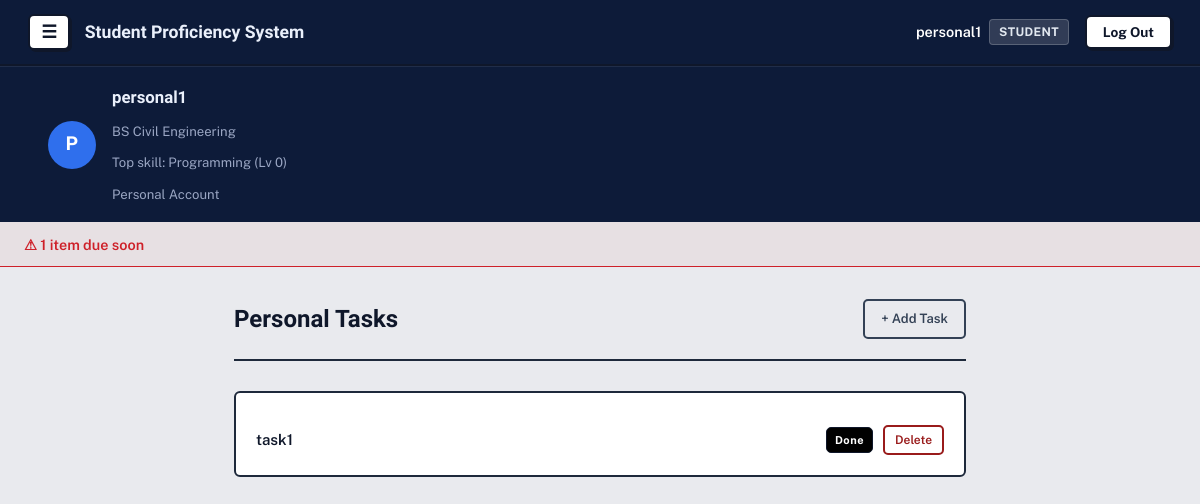
/tracker/personal-tasks/ (signed in), run on the app's committed database.
### accounts/models.py (models this page shows, shortened)
class Profile(models.Model):
    ROLE_CHOICES = [
        ('student', 'Student'),
        ('teacher', 'Teacher'),
    ]
    MODE_CHOICES = [
        ('personal', 'Personal'),
        ('professional', 'Professional'),
    ]
    user = models.OneToOneField(
        User, on_delete=models.CASCADE, related_name='profile')
    role = models.CharField(max_length=10, choices=ROLE_CHOICES)
    mode = models.CharField(
        max_length=15, choices=MODE_CHOICES, blank=True, null=True)
    course = models.ForeignKey(
        Course, on_delete=models.SET_NULL, null=True, blank=True)
    @property
    def is_manager(self):
        return self.role == 'teacher' or self.mode == 'personal'

### avatar/models.py (models this page shows, shortened)
class Course(models.Model):
    name = models.CharField(max_length=100)

class StudentSkill(models.Model):
    student = models.ForeignKey(
        User, on_delete=models.CASCADE, related_name='skills')
    skill = models.ForeignKey(Skill, on_delete=models.CASCADE)
    points = models.PositiveIntegerField(default=0)
    class Meta:
        unique_together = ('student', 'skill')
    @property
    def level(self):
        return self.points // 100

class Skill(models.Model):
    CATEGORY_CHOICES = [
        ('general', 'General Education'),
        ('course', 'Course-Specific'),
        ('broad', 'Broad (Non-College)'),
    ]
    name = models.CharField(max_length=100)
    description = models.TextField(blank=True)
    category = models.CharField(
        max_length=10, choices=CATEGORY_CHOICES, default='course')
    course = models.ForeignKey(
        Course, on_delete=models.CASCADE, null=True, blank=True, related_name='skills')

### tracker/models.py (models this page shows, shortened)
class PersonalTask(models.Model):
    DIFFICULTY_CHOICES = [(1, 'Easy'), (2, 'Medium'), (3, 'Hard')]
    IMPORTANCE_CHOICES = [(1, 'Low'), (2, 'Medium'), (3, 'High')]
    REPEAT_CHOICES = [
        ('none', 'Does not repeat'),
        ('daily', 'Daily'),
        ('weekly', 'Weekly'),
    ]
    WEEKDAY_CHOICES = [
        ('mon', 'Mon'), ('tue', 'Tue'), ('wed', 'Wed'), ('thu', 'Thu'),
        ('fri', 'Fri'), ('sat', 'Sat'), ('sun', 'Sun'),
    ]
    student = models.ForeignKey(
        User, on_delete=models.CASCADE, related_name='personal_tasks')
    title = models.CharField(max_length=200)
    no_deadline = models.BooleanField(default=False)
    deadline = models.DateField(null=True, blank=True)
    difficulty = models.IntegerField(choices=DIFFICULTY_CHOICES)
    importance = models.IntegerField(choices=IMPORTANCE_CHOICES)
    skill_main = models.ForeignKey(
        Skill, on_delete=models.CASCADE, related_name='personal_tasks_main')
    skill_secondary = models.ForeignKey(
        Skill, on_delete=models.SET_NULL, null=True, blank=True, related_name='personal_tasks_secondary')
    skill_tertiary = models.ForeignKey(
        Skill, on_delete=models.SET_NULL, null=True, blank=True, related_name='personal_tasks_tertiary')
    repeat = models.CharField(
        max_length=10, choices=REPEAT_CHOICES, default='none')
    weekly_days = models.CharField(max_length=50, blank=True)
    notify = models.BooleanField(default=True)
    completed = models.BooleanField(default=False)

### tracker/views.py (the view)
# urls.py: path('personal-tasks/', views.personal_task_list, name='personal_task_list'),
@login_required
def personal_task_list(request):
    if request.user.profile.mode != 'personal':
        return redirect('task_list')
    tasks = PersonalTask.objects.filter(
        student=request.user).order_by('deadline')
    return render(request, 'tracker/personal_task_list.html', {'tasks': tasks})

### accounts/context_processors.py (called while the page is built)
def profile_banner(request):
    if not request.user.is_authenticated or request.user.profile.role != 'student':
        return {}
    top_skill = request.user.skills.order_by('-points').first()
    return {'top_skill': top_skill}

### tracker/models.py (called while the page is built)
    @property
    def due_soon(self):
        return 0 <= (self.deadline - timezone.now().date()).days <= 3

### tracker/templates/tracker/personal_task_list.html
{% extends 'base.html' %}
{% block content %}
<div class="tasks-container">
    <div class="lesson-header">
        <h2>Personal Tasks</h2>
        <div class="manager-actions">
            <a href="{% url 'add_personal_task' %}" class="btn-secondary">+ Add Task</a>
        </div>
    </div>
    <div class="topic-card">
        <ul class="activity-list">
            {% for task in tasks %}
            <li class="activity-item">
                <div class="activity-details">
                    <a href="{% url 'personal_task_detail' task.id %}" class="activity-title">{{ task.title }}</a>
                </div>
                <div class="activity-status">
                    {% if task.completed %}
                    <span class="badge badge-success">Done</span>
                    {% elif task.no_deadline %}
                    <span class="badge badge-warning">Ongoing</span>
                    {% elif task.due_soon %}
                    <span class="badge badge-warning">Due {{ task.deadline }}</span>
                    {% else %}
                    <span class="activity-deadline">Due {{ task.deadline }}</span>
                    {% endif %}
                    <a href="{% url 'delete_personal_task' task.id %}" class="btn-sm"
                        style="color:#991B1B; border-color:#991B1B;">Delete</a>
                </div>
            </li>
            {% empty %}
            <li class="empty-state-sm">No personal tasks yet.</li>
            {% endfor %}
        </ul>
    </div>
</div>
{% endblock %}

### templates/base.html (shortened to what this page needs)
{% load static %}
<!DOCTYPE html>
<html lang="en">
<head>
    <link rel="stylesheet" href="{% static 'css/style.css' %}">
</head>
<body>
    <nav class="navbar">
        <div class="navbar-left">
            {% if user.is_authenticated %}
            <button id="menuToggle" class="menu-btn" aria-label="Menu">☰</button>
            {% endif %}
            <span class="brand">Student Proficiency System</span>
        </div>
        <div class="navbar-right">
            {% if user.is_authenticated %}
            <div class="user-badge">
                <span class="user-name">{{ user.username }}</span>
                <span class="role-pill">{{ user.profile.role|capfirst }}</span>
            </div>
            <form method="post" action="{% url 'logout' %}" class="logout-form">
                <button type="submit" class="btn-logout">Log Out</button>
            </form>
            {% else %}
            <a href="{% url 'login' %}" class="btn-auth">Log In</a>
            <a href="{% url 'signup' %}" class="btn-auth btn-signup">Sign Up</a>
            {% endif %}
        </div>
    </nav>
    {% if user.is_authenticated and user.profile.role == 'student' %}
    <div class="profile-banner">
        <div class="profile-banner-inner">
            <div class="profile-avatar-circle">{{ user.username|slice:":1"|upper }}</div>
            <div class="profile-info">
                <div class="profile-name">{{ user.username }}</div>
                <div class="profile-line">
                    {% if user.profile.course %}{{ user.profile.course.name }}{% else %}No course{% endif %}
                </div>
                <div class="profile-line">
                    {% if top_skill %}Top skill: {{ top_skill.skill.name }} (Lv {{ top_skill.level }}){% else %}No skills yet{% endif %}
                </div>
                <div class="profile-line">
                    {% if user.profile.mode == 'personal' %}Personal Account{% else %}Professional Account{% endif %}
                </div>
            </div>
        </div>
    </div>
    {% endif %}
    {% if reminder_count %}
    <div class="reminder-bar">
        <a href="{% url 'task_list' %}" class="reminder-btn">⚠ {{ reminder_count }} item{{ reminder_count|pluralize }} due soon</a>
    </div>
    {% endif %}
    <main class="page">
        {% block content %}
        {% endblock %}
    </main>
</body>
</html>

### data on the page
StudentSkill: skill.name "Programming", level "0"
PersonalTask: title "task1", completed "Done"

### other printed values
{{ user.username }} "personal1"
{{ user.profile.role|capfirst }} "STUDENT"
{{ user.username|slice:":1"|upper }} "P"
{{ user.profile.course.name }} "BS Civil Engineering"
{{ reminder_count }} "1"
